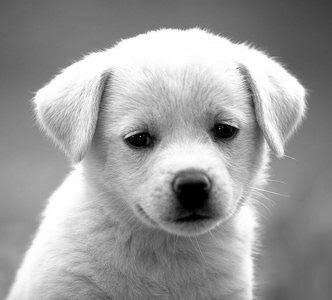
#> input picture images.jpg, 332 x 300 px, given in place of 2-Pentagon.gif, which was not available
$ jupyter execute Featuring.ipynb
#> lines starting #> are read from the running program, lines starting #| are printed output that depends on the picture
[cell 1]
import cv2
import matplotlib.pyplot as plt
import matplotlib as mpl
import numpy as np

[cell 2]
import pandas as pd

[cell 3]
path = 'UTS_FILE/2-Pentagon.gif'
testing = cv2.VideoCapture(path)

ret, frame = testing.read()
#> frame is the input picture: shape (300, 332, 3); min 0, max 255, mean 155.7

print(frame.shape)
#| (300, 332, 3)

plt.imshow(frame)

[cell 4]
imgflt = cv2.cvtColor(frame, cv2.COLOR_RGB2GRAY)
imgflt = np.float32(imgflt)

dst = cv2.cornerHarris(imgflt, blockSize=2, ksize=3,k=0.6)
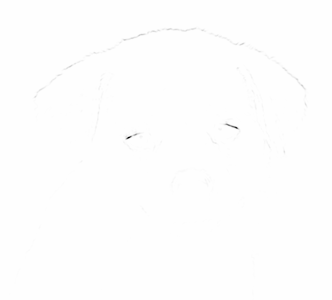
#> dst: shape (300, 332) float32; min -529423712, max 0, mean -566974.9; drawn with min black and max white

[cell 5]
dst = cv2.dilate(dst, None)
frame[dst > 0.01 * dst.max()] = [0, 255, 0]

[cell 6]
plt.imshow(frame)

[cell 7]
num_corner = np.sum(dst > 0.01 * dst.max())
#> num_corner = 0

print(num_corner)
#| 0


$ run again, on Kelas1.jpg
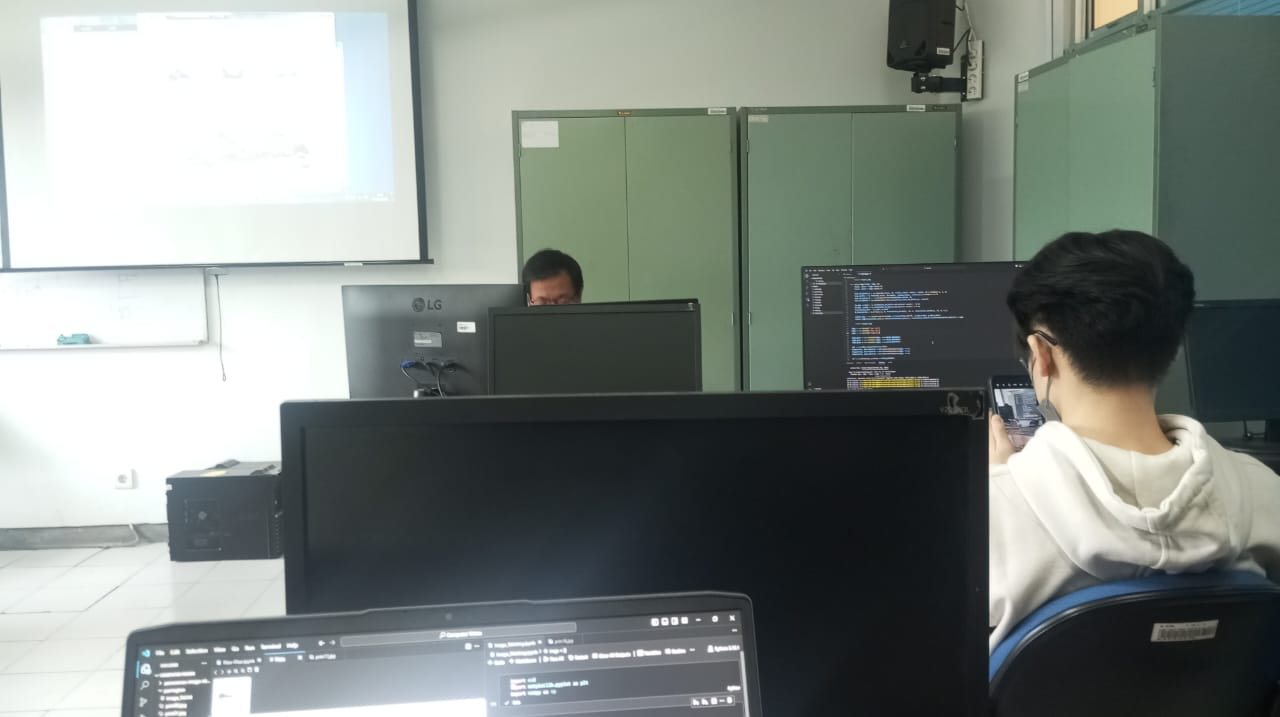
#> input picture Kelas1.jpg, 1280 x 717 px, given in place of 2-Pentagon.gif, which was not available
#> frame is the input picture: shape (717, 1280, 3); mean B, G, R 129.3, 133.7, 126.5
#| (717, 1280, 3)
#> `imgflt = cv2.cvtColor(frame, cv2.COLOR_RGB2GRAY)`:
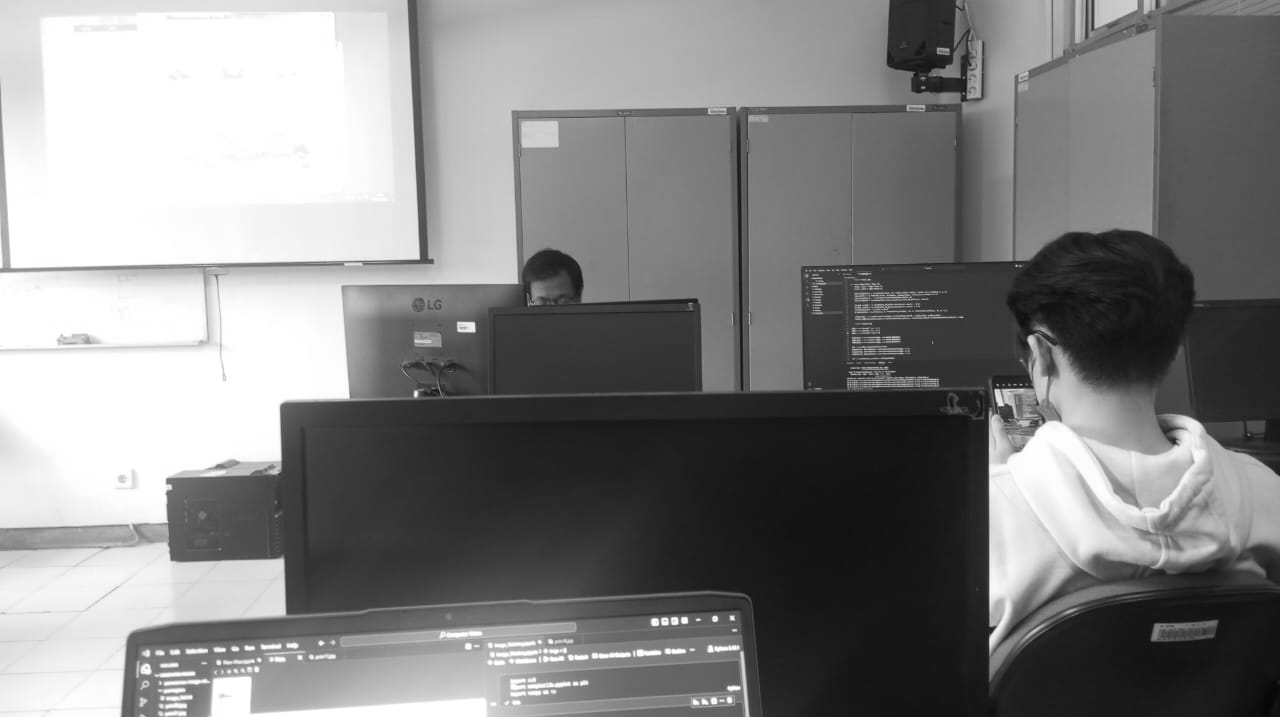
#> imgflt: shape (717, 1280); min 6, max 255, mean 131.5
#> num_corner = 0
#| 0

$ run again, on Kelas2.jpg
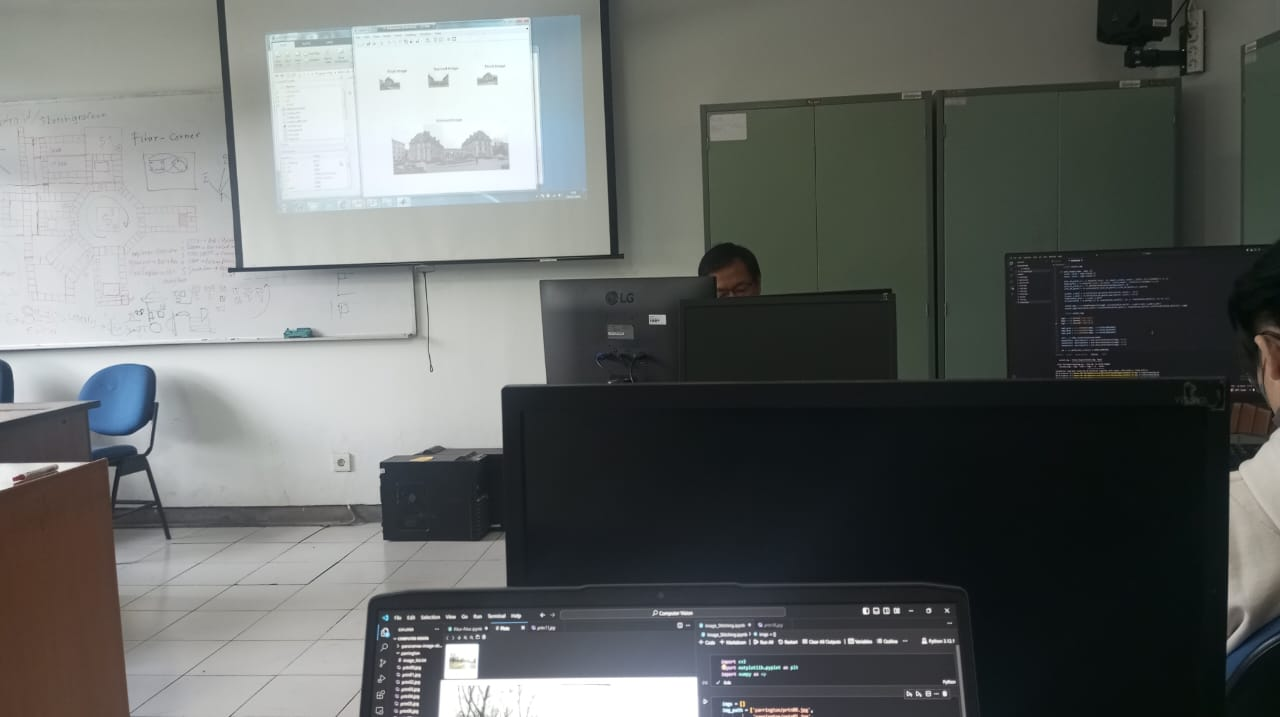
#> input picture Kelas2.jpg, 1280 x 717 px, given in place of 2-Pentagon.gif, which was not available
#> frame is the input picture: shape (717, 1280, 3); mean B, G, R 101, 102.9, 99.4
#| (717, 1280, 3)
#> `imgflt = cv2.cvtColor(frame, cv2.COLOR_RGB2GRAY)`:
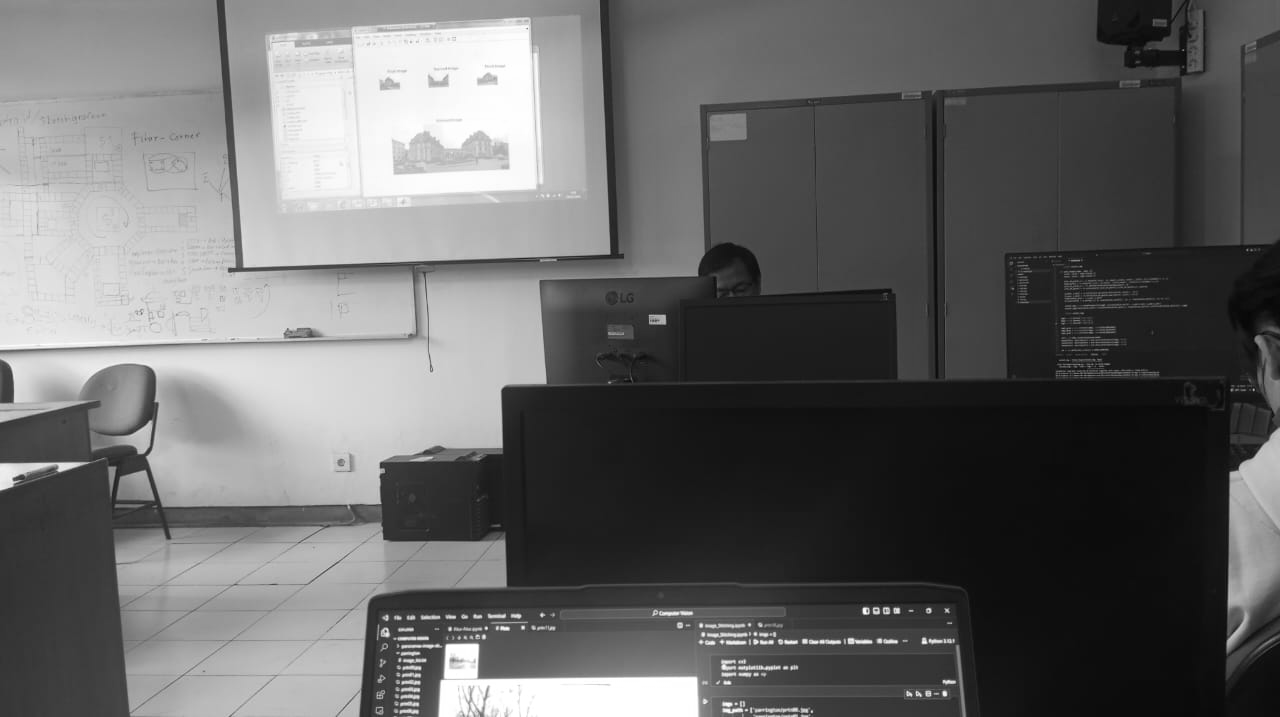
#> imgflt: shape (717, 1280); min 2, max 255, mean 101.9
#> `dst = cv2.cornerHarris(imgflt, blockSize=2, ksize=3,k=0.6)`:
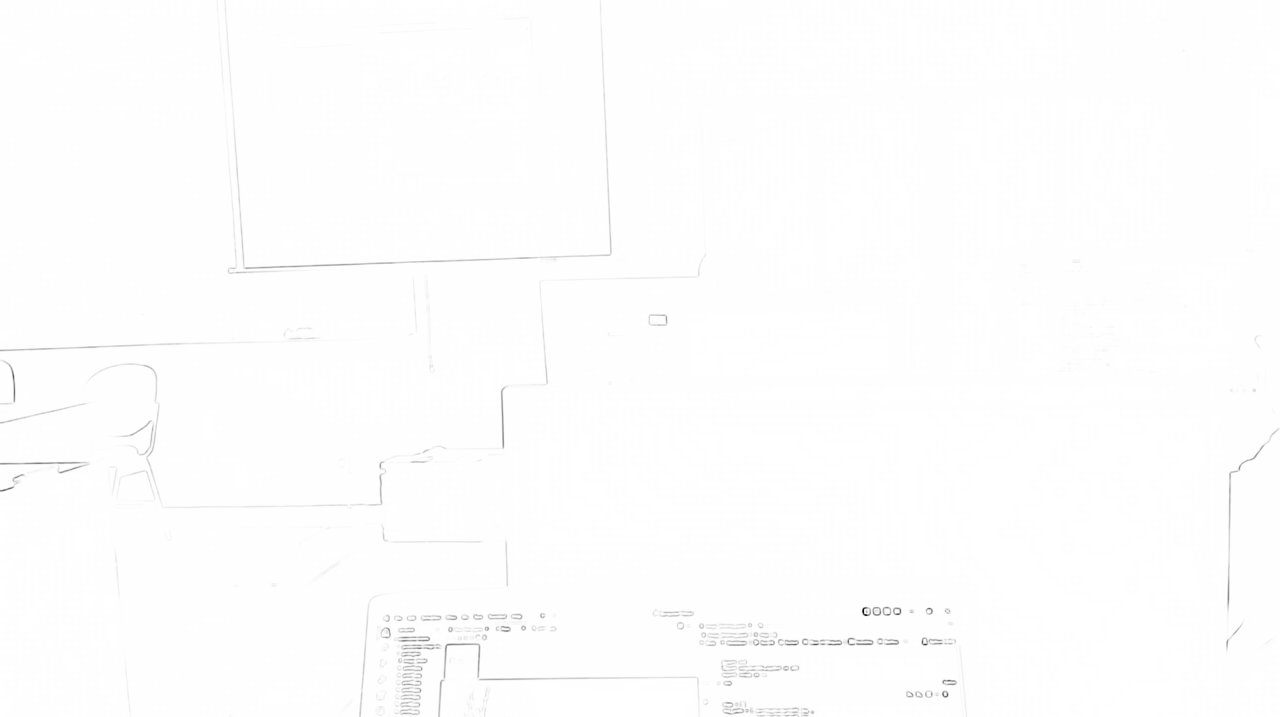
#> dst: shape (717, 1280) float32; min -318789664, max 0, mean -799161.9; drawn with min black and max white
#> num_corner = 0
#| 0

$ run again, on Kelas3.jpg
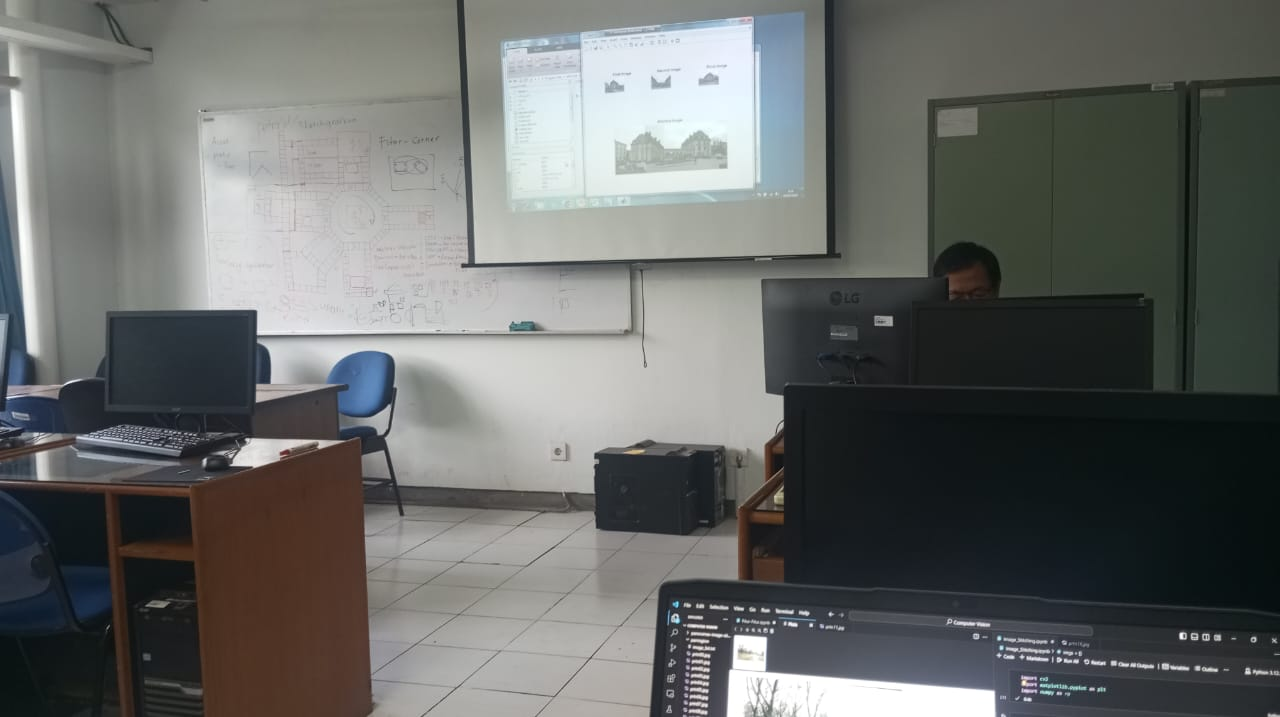
#> input picture Kelas3.jpg, 1280 x 717 px, given in place of 2-Pentagon.gif, which was not available
#> frame is the input picture: shape (717, 1280, 3); mean B, G, R 102.5, 104.4, 102.2
#| (717, 1280, 3)
#> `imgflt = cv2.cvtColor(frame, cv2.COLOR_RGB2GRAY)`:
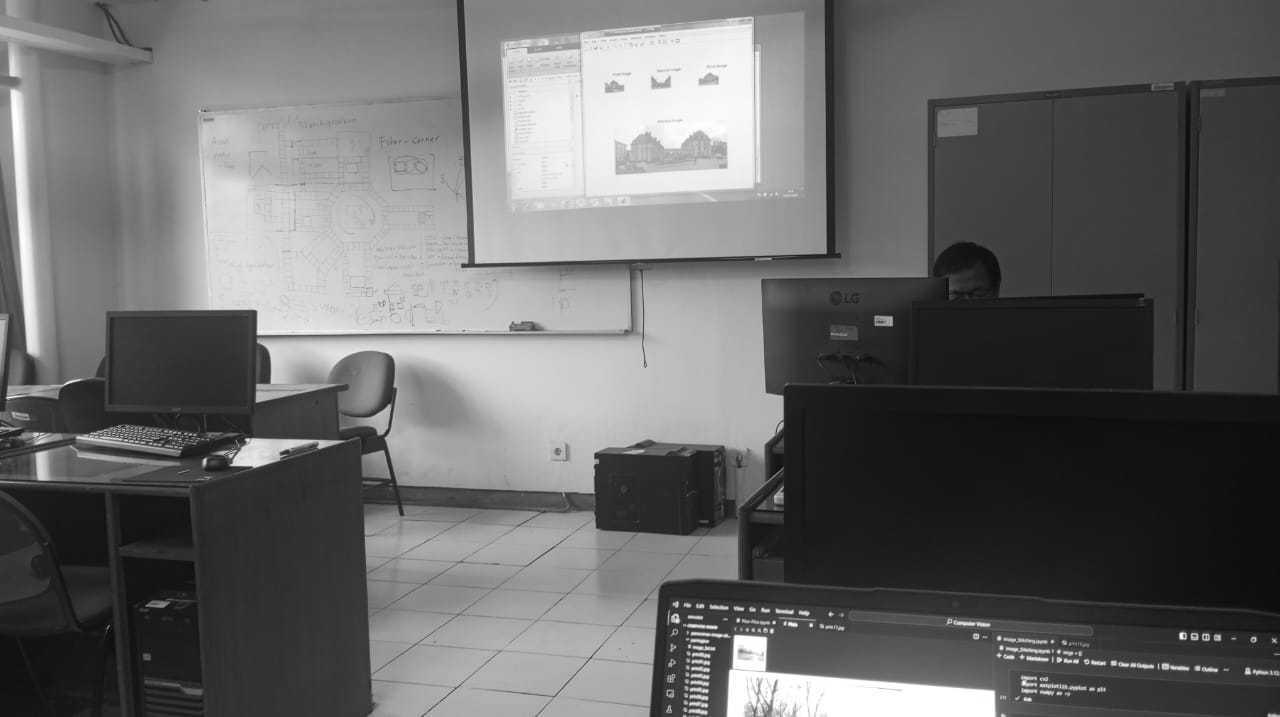
#> imgflt: shape (717, 1280); min 3, max 255, mean 103.6
#> `dst = cv2.cornerHarris(imgflt, blockSize=2, ksize=3,k=0.6)`:
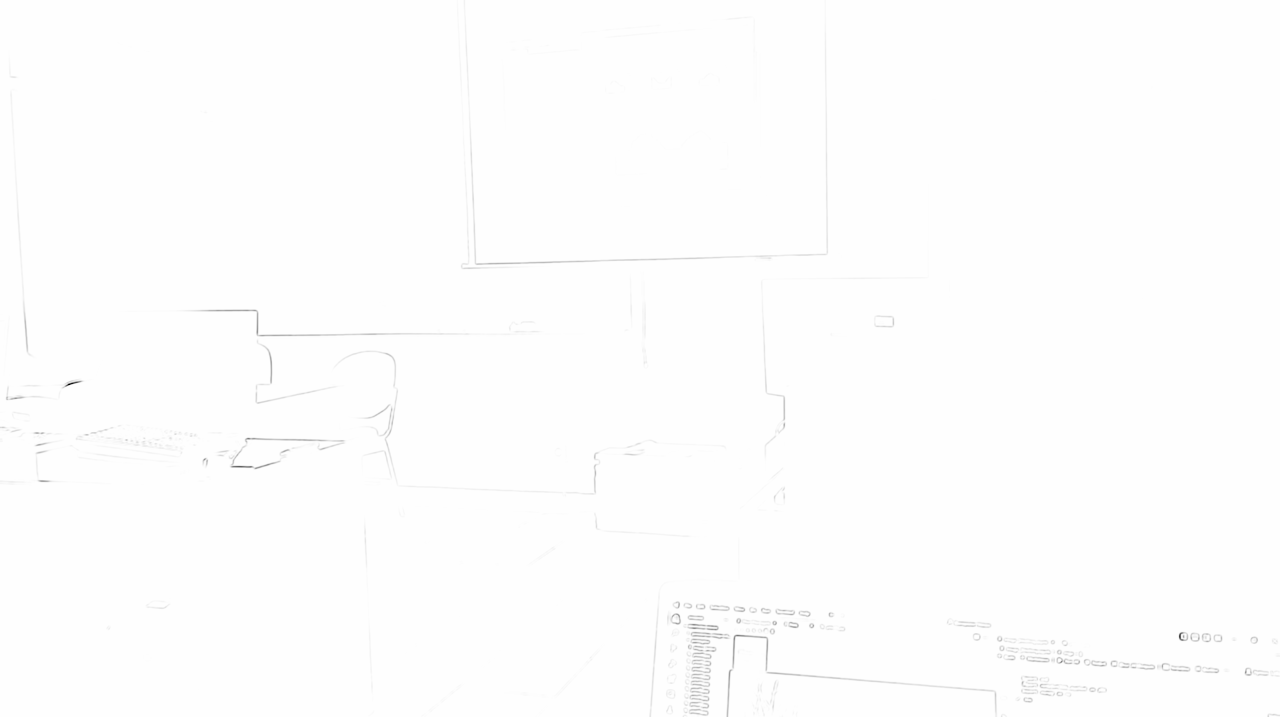
#> dst: shape (717, 1280) float32; min -415787488, max 0, mean -807613.6; drawn with min black and max white
#> num_corner = 0
#| 0
